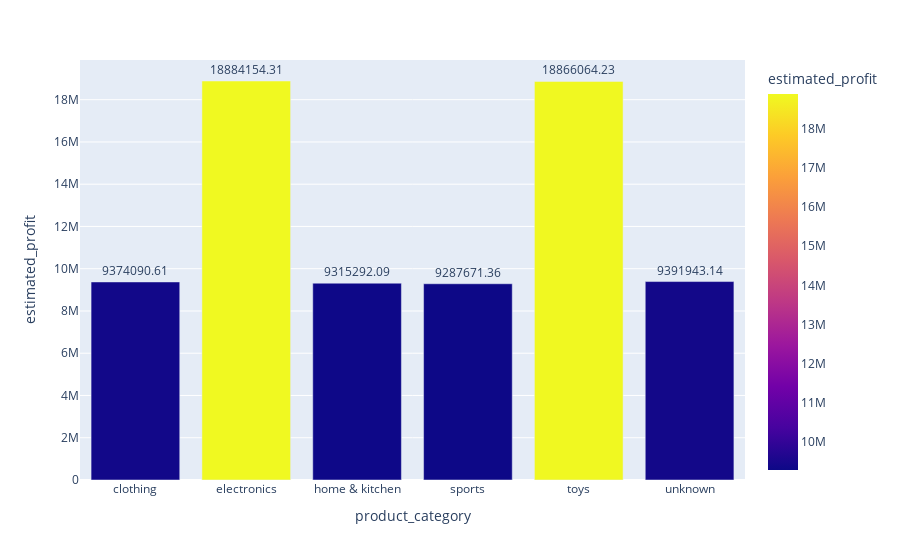

Notebook code for this chart:
### Code cell
fig=px.bar(
    data_frame=category_profit,
    x="product_category",
    y="estimated_profit",
    text="estimated_profit",
    color="estimated_profit"
)
fig.update_traces(textposition="outside")


fig.show()

### Figure 1 — Plotly figure (JSON) as saved in the notebook; plotly's stock layout.template omitted (floating-point values rounded to 4 significant figures)
{"data": [{"alignmentgroup": "True", "hovertemplate": "product_category=%{x}<br>estimated_profit=%{marker.color}<extra></extra>", "legendgroup": "", "marker": {"color": [9374000.0, 18880000.0, 9315000.0, 9288000.0, 18870000.0, 9392000.0], "coloraxis": "coloraxis", "pattern": {"shape": ""}}, "name": "", "offsetgroup": "", "orientation": "v", "showlegend": false, "text": [9374000.0, 18880000.0, 9315000.0, 9288000.0, 18870000.0, 9392000.0], "textposition": "outside", "type": "bar", "x": ["clothing", "electronics", "home & kitchen", "sports", "toys", "unknown"], "xaxis": "x", "y": [9374000.0, 18880000.0, 9315000.0, 9288000.0, 18870000.0, 9392000.0], "yaxis": "y"}], "layout": {"barmode": "relative", "coloraxis": {"colorbar": {"title": {"text": "estimated_profit"}}, "colorscale": [[0, "#0d0887"], [0.1111, "#46039f"], [0.2222, "#7201a8"], [0.3333, "#9c179e"], [0.4444, "#bd3786"], [0.5556, "#d8576b"], [0.6667, "#ed7953"], [0.7778, "#fb9f3a"], [0.8889, "#fdca26"], [1, "#f0f921"]]}, "legend": {"tracegroupgap": 0}, "margin": {"t": 60}, "xaxis": {"anchor": "y", "domain": [0, 1], "title": {"text": "product_category"}}, "yaxis": {"anchor": "x", "domain": [0, 1], "title": {"text": "estimated_profit"}}}}
